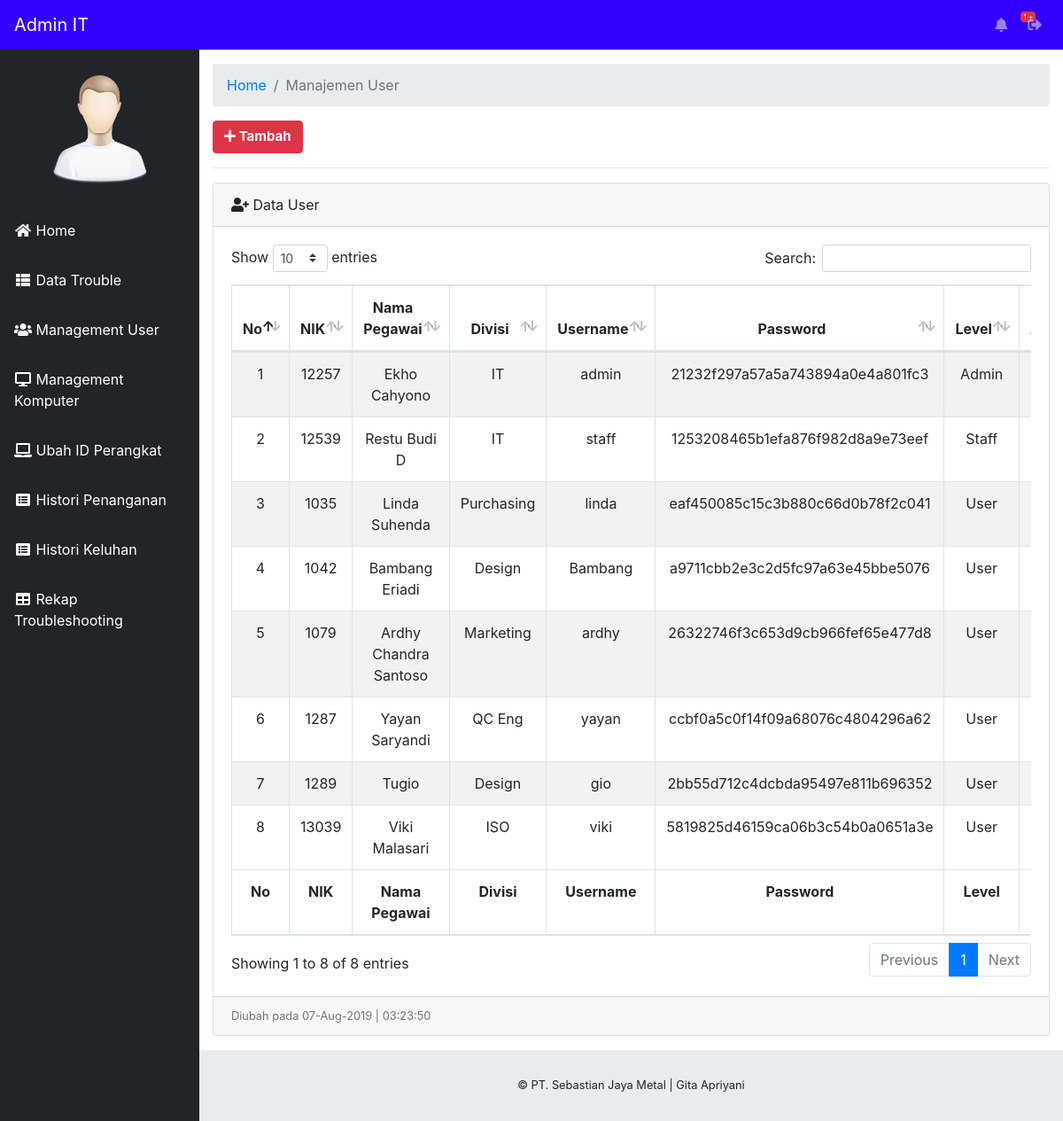
Page /staff/index.php?halaman=management-user (signed in) on the committed database.
### tables this page shows
CREATE TABLE IF NOT EXISTS `user` (
  `id_user` int(10) NOT NULL AUTO_INCREMENT,
  `nik` varchar(10) NOT NULL,
  `nm_pegawai` varchar(25) NOT NULL,
  `divisi` varchar(25) NOT NULL,
  `username` varchar(50) NOT NULL,
  `password` varchar(50) NOT NULL,
  `level` varchar(10) NOT NULL,
  PRIMARY KEY (`id_user`)
);

### staff/management-user.php (the view, shortened to what this page needs)
<div class="container-fluid">
        <ol class="breadcrumb">
          <li class="breadcrumb-item">
            <a href="index.php">Home</a>
          </li>
          <li class="breadcrumb-item active">Manajemen User</li>
        </ol>
        <?php
          include 'mod-tambahuser.php';
        ?>
        <div class="card mb-3">
          <div class="card-header">
            <i class="fas fa-user-plus"></i> Data User
          </div>
          <div class="card-body">
            <div class="table-responsive">
              <table class="table table-striped table-bordered table-hover" id="dataTable">
                  <thead>
                      <tr>
                          <th><center>No</center></th>
                          <th><center>NIK</center></th>
                          <th><center>Nama Pegawai</center></th>
                          <th><center>Divisi</center></th>
                          <th><center>Username</center></th>
                          <th><center>Password</center></th>
                          <th><center>Level</center></th>
                          <th><center>Aksi</center></th>
                      </tr>
                  </thead>
                  <tfoot>
                      <tr>
                          <th><center>No</center></th>
                          <th><center>NIK</center></th>
                          <th><center>Nama Pegawai</center></th>
                          <th><center>Divisi</center></th>
                          <th><center>Username</center></th>
                          <th><center>Password</center></th>
                          <th><center>Level</center></th>
                          <th><center>Aksi</center></th>
                      </tr>
                  </tfoot>
                  <tbody>
                      <?php
                      $no = 1;
                      include '../config/koneksi.php';
                      $query = mysqli_query($konek, "SELECT * FROM user") or die(mysqli_error());
                        if(mysqli_num_rows($query) == 0){
                          echo '<tr><td collspan="4" align="center">Tidak ada data!</td></tr>';
                        }
                        else{
                          while ($data = mysqli_fetch_array($query)) {
                            ?>
                        <tr>
                            <td><center><?php echo $no++; ?></center></td>
                            <td><center><?php echo $data['nik']; ?></center></td>
                            <td><center><?php echo $data['nm_pegawai']; ?></center></td>
                            <td><center><?php echo $data['divisi']; ?></center></td>
                            <td><center><?php echo $data['username']; ?></center></td>
                            <td><center><?php echo $data['password']; ?></center></td>
                            <td><center><?php echo $data['level']; ?></center></td>
                            <td>
                            </td>
                        </tr>
                          <?php
                        }
                        }
                        ?>
                  </tbody>
              </table>
            </div>
          </div>
          <div class="card-footer small text-muted">Diubah pada <?php echo date("d-M-Y | H:i:s"); ?></div>
        </div>
      </div>

### rows in the picture
user: nik "12257", nm_pegawai "Ekho Cahyono", divisi "IT", username "admin", password "21232f297a57a5a743894a0e4a801fc3", level "Admin"
user: nik "12539", nm_pegawai "Restu Budi D", divisi "IT", username "staff", password "1253208465b1efa876f982d8a9e73eef", level "Staff"
user: nik "1035", nm_pegawai "Linda Suhenda", divisi "Purchasing", username "linda", password "eaf450085c15c3b880c66d0b78f2c041", level "User"
user: nik "1042", nm_pegawai "Bambang Eriadi", divisi "Design", username "Bambang", password "a9711cbb2e3c2d5fc97a63e45bbe5076", level "User"
user: nik "1079", nm_pegawai "Ardhy Chandra Santoso", divisi "Marketing", username "ardhy", password "26322746f3c653d9cb966fef65e477d8", level "User"
user: nik "1287", nm_pegawai "Yayan Saryandi", divisi "QC Eng", username "yayan", password "ccbf0a5c0f14f09a68076c4804296a62", level "User"
user: nik "1289", nm_pegawai "Tugio", divisi "Design", username "gio", password "2bb55d712c4dcbda95497e811b696352", level "User"
user: nik "13039", nm_pegawai "Viki Malasari", divisi "ISO", username "viki", password "5819825d46159ca06b3c54b0a0651a3e", level "User"

### other values in the picture
$level "Admin"
$countNotif "1"
